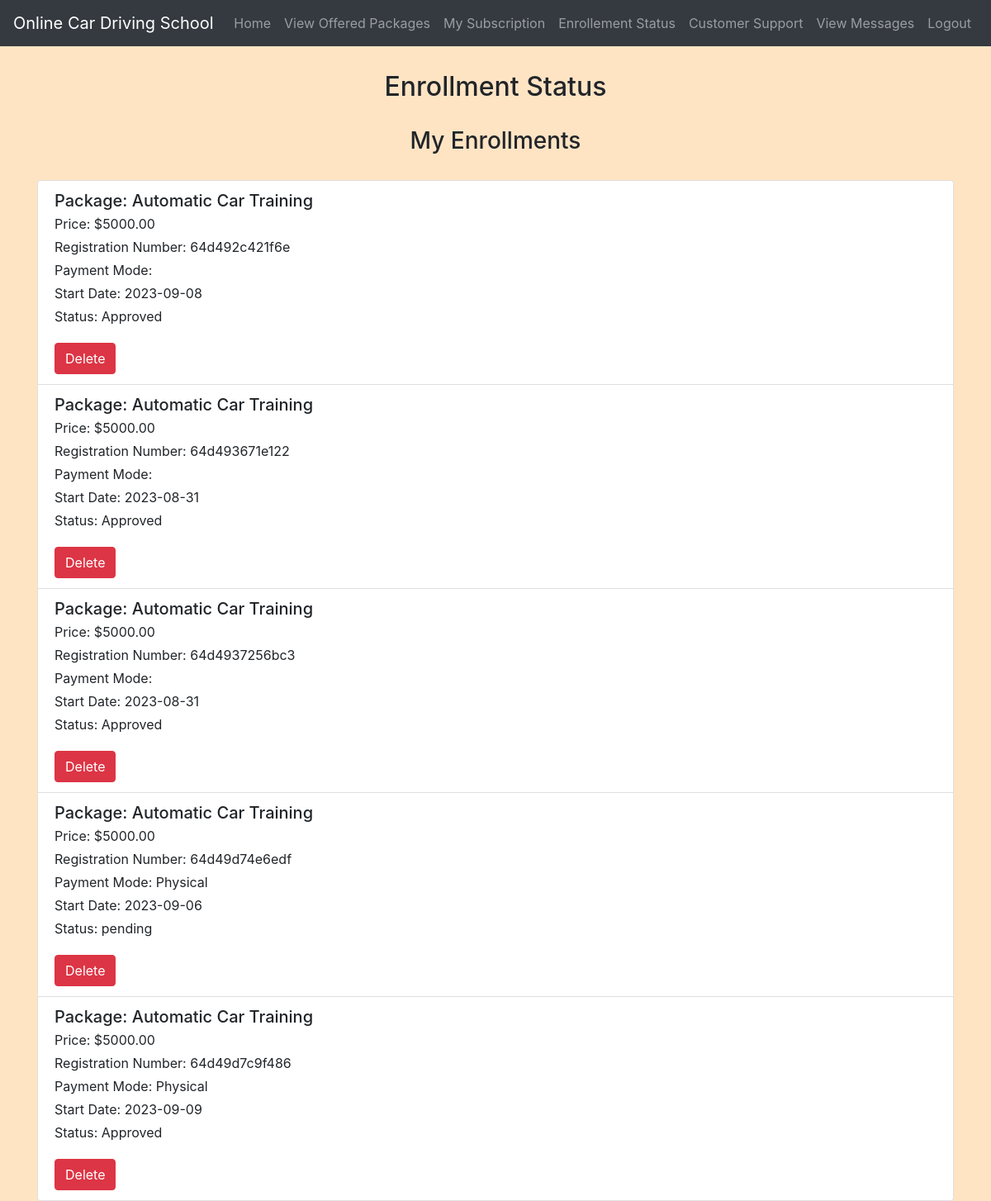
Screenshot of /enrollement_status.php (signed in) with the database file from the repository.
### tables this page shows
CREATE TABLE `enrollments` (
  `enrollment_id` int(11) NOT NULL,
  `package_id` int(11) NOT NULL,
  `user_id` int(11) NOT NULL,
  `username` varchar(255) NOT NULL,
  `email` varchar(255) NOT NULL,
  `phone` varchar(20) NOT NULL,
  `age` int(11) NOT NULL,
  `address` varchar(255) NOT NULL,
  `start_date` date NOT NULL,
  `registration_number` varchar(255) NOT NULL,
  `date_created` date NOT NULL,
  `status` varchar(50) NOT NULL,
  `payment_mode` varchar(255) NOT NULL
);

CREATE TABLE `packages` (
  `package_id` int(11) NOT NULL,
  `package_name` varchar(255) NOT NULL,
  `description` text DEFAULT NULL,
  `price` decimal(10,2) NOT NULL,
  `training_duration` varchar(50) DEFAULT NULL,
  `date_created` date DEFAULT NULL
);

### enrollement_status.php (the view, shortened to what this page needs)
<?php
include('config.php');
$user_id = $_SESSION["id"];
$selectUserSql = "SELECT id, username, email, age, phone FROM users WHERE id = ?";
$stmt = mysqli_prepare($conn, $selectUserSql);
mysqli_stmt_bind_param($stmt, "i", $user_id);
mysqli_stmt_execute($stmt);
mysqli_stmt_bind_result($stmt, $user_id, $username, $email, $age, $phone);
$selectEnrollmentsSql = "SELECT e.*, p.package_name, p.price FROM Enrollments e
                        INNER JOIN Packages p ON e.package_id = p.package_id
                        WHERE e.user_id = ?";
$stmt = mysqli_prepare($conn, $selectEnrollmentsSql);
mysqli_stmt_bind_param($stmt, "i", $user_id);
mysqli_stmt_execute($stmt);
$result = mysqli_stmt_get_result($stmt);
?>
<!DOCTYPE html>
<html>
<head>
    <link rel="stylesheet" href="https://maxcdn.bootstrapcdn.com/bootstrap/4.5.2/css/bootstrap.min.css">
    <link rel="stylesheet" href="./css/style.css">
</head>
<body>
<?php include('navbar.php'); ?>
<div class="container mt-4">
    <h2>Enrollment Status</h2>
    <h3 class="mt-4">My Enrollments</h3>
    <?php
    if (mysqli_num_rows($result) > 0) {
        echo "<div class='list-group'>";
        while ($enrollmentRow = mysqli_fetch_assoc($result)) {
            echo "<div class='list-group-item'>";
            echo "<h5 class='mb-1'>Package: " . $enrollmentRow['package_name'] . "</h5>";
            echo "<p class='mb-1'>Price: $" . $enrollmentRow['price'] . "</p>";
            echo "<p class='mb-1'>Registration Number: " . $enrollmentRow['registration_number'] . "</p>";
            echo "<p class='mb-1'>Payment Mode: " . $enrollmentRow['payment_mode'] . "</p>";
            echo "<p class='mb-1'>Start Date: " . $enrollmentRow['start_date'] . "</p>";
            echo "<p class='mb-1'>Status: " . $enrollmentRow['status'] . "</p>";
            echo "<a href='enrollement_status.php?delete_enrollment=" . $enrollmentRow['enrollment_id'] . "' class='mt-3 btn btn-danger'>Delete</a><br>";
            echo "</div>";
        }
        echo "</div>";
    } else {
        echo "<p>You have no enrollments.</p>";
    }
    ?>
</div>
</body>
</html>

### navbar.php (shortened to what this page needs)
<nav class="navbar navbar-expand-lg navbar-dark bg-dark">
    <a class="navbar-brand" href="index.php">Online Car Driving School</a>
    <div class="collapse navbar-collapse" id="navbarNav">
        <ul class="navbar-nav ml-auto">
            <?php
            if (isset($_SESSION["id"]) && !empty($_SESSION["id"])) {
                echo '<li class="nav-item"><a class="nav-link" href="home.php">Home</a></li>';
                echo '<li class="nav-item"><a class="nav-link" href="packages.php">View Offered Packages</a></li>';
                echo '<li class="nav-item"><a class="nav-link" href="subscribe_school.php">My Subscription</a></li>';
                echo '<li class="nav-item"><a class="nav-link" href="enrollement_status.php">Enrollement Status</a></li>';
                echo '<li class="nav-item"><a class="nav-link" href="contact_support.php">Customer Support</a></li>';
                echo '<li class="nav-item"><a class="nav-link" href="view_messages.php">View Messages</a></li>';
                echo '<li class="nav-item"><a class="nav-link" href="logout.php">Logout</a></li>';
            } else {
                echo '<li class="nav-item"><a class="nav-link" href="register.php">Register</a></li>';
                echo '<li class="nav-item"><a class="nav-link" href="login.php">Login</a></li>';
                echo '<li class="nav-item"><a class="nav-link" href="./admin/admin_login.php">Admin Login</a></li>';
            }
            ?>
        </ul>
    </div>
</nav>

### css/style.css (style rules this page uses)
body { background-color: bisque; }
h1, h2, h3, h4 { text-align: center; margin-top: 30px; margin-bottom: 30px; }

### rows the page displays
enrollments: package.package_name "Automatic Car Training", package.price "5000.00", registration_number "64d492c421f6e", start_date "2023-09-08", status "Approved"
enrollments: package.package_name "Automatic Car Training", package.price "5000.00", registration_number "64d493671e122", start_date "2023-08-31", status "Approved"
enrollments: package.package_name "Automatic Car Training", package.price "5000.00", registration_number "64d4937256bc3", start_date "2023-08-31", status "Approved"
enrollments: package.package_name "Automatic Car Training", package.price "5000.00", registration_number "64d49d74e6edf", payment_mode "Physical", start_date "2023-09-06", status "pending"
enrollments: package.package_name "Automatic Car Training", package.price "5000.00", registration_number "64d49d7c9f486", payment_mode "Physical", start_date "2023-09-09", status "Approved"
